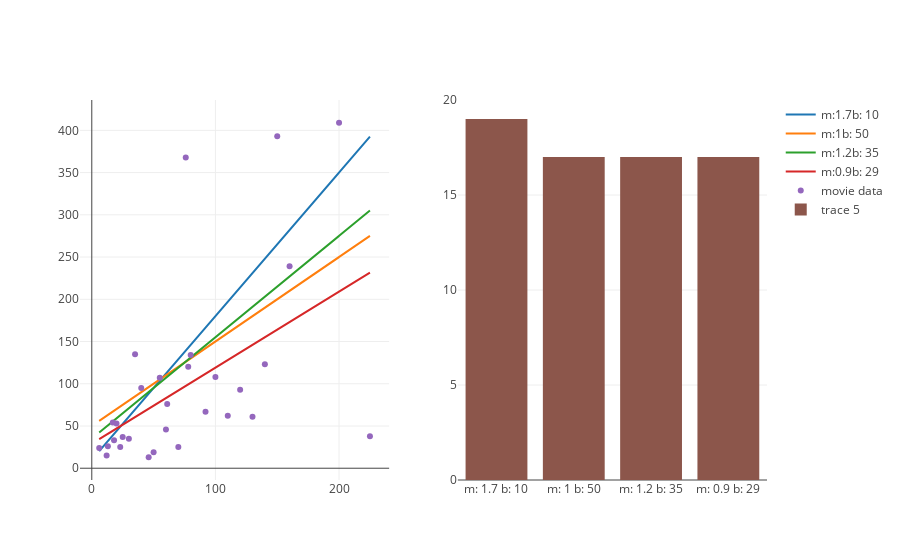

Write notebook code for a chart like this one.
### Code cell
### add more regression lines here, by adding new elements to the list
regression_lines = [(1.7, 10), (1, 50), (1.2, 35), (.9, 29)]

if x_values and y_values:
    regression_traces = list(map(lambda line: m_b_trace(line[0], line[1], x_values, name='m:' + str(line[0]) + 'b: ' + str(line[1])), regression_lines))

    scatter_trace = trace_values(x_values, y_values, text=titles, name='movie data')
    rmse_calc_trace = trace_rmse(x_values, y_values, regression_lines)

    regression_and_rss(scatter_trace, regression_traces, rmse_calc_trace)

### Figure 1 — Plotly figure (JSON) as saved in the notebook; plotly's stock layout.template omitted (floating-point values rounded to 4 significant figures)
{"data": [{"mode": "lines", "name": "m:1.7b: 10", "type": "scatter", "uid": "e23b8566-b9ec-11e9-bb22-db9fb0e6e710", "x": [13, 46, 20, 61, 40, 225, 92, 12, 130, 25, 50, 18, 55, 30, 78, 76, 6, 120, 110, 100, 70, 17, 160, 150, 140, 60, 80, 23, 35, 200], "xaxis": "x", "y": [32.1, 88.2, 44, 113.7, 78, 392.5, 166.4, 30.4, 231, 52.5, 95, 40.6, 103.5, 61, 142.6, 139.2, 20.2, 214, 197, 180, 129, 38.9, 282, 265, 248, 112, 146, 49.1, 69.5, 350], "yaxis": "y"}, {"mode": "lines", "name": "m:1b: 50", "type": "scatter", "uid": "e23c0ea0-b9ec-11e9-bb22-db9fb0e6e710", "x": [13, 46, 20, 61, 40, 225, 92, 12, 130, 25, 50, 18, 55, 30, 78, 76, 6, 120, 110, 100, 70, 17, 160, 150, 140, 60, 80, 23, 35, 200], "xaxis": "x", "y": [63, 96, 70, 111, 90, 275, 142, 62, 180, 75, 100, 68, 105, 80, 128, 126, 56, 170, 160, 150, 120, 67, 210, 200, 190, 110, 130, 73, 85, 250], "yaxis": "y"}, {"mode": "lines", "name": "m:1.2b: 35", "type": "scatter", "uid": "e23c9212-b9ec-11e9-bb22-db9fb0e6e710", "x": [13, 46, 20, 61, 40, 225, 92, 12, 130, 25, 50, 18, 55, 30, 78, 76, 6, 120, 110, 100, 70, 17, 160, 150, 140, 60, 80, 23, 35, 200], "xaxis": "x", "y": [50.6, 90.2, 59, 108.2, 83, 305, 145.4, 49.4, 191, 65, 95, 56.6, 101, 71, 128.6, 126.2, 42.2, 179, 167, 155, 119, 55.4, 227, 215, 203, 107, 131, 62.6, 77, 275], "yaxis": "y"}, {"mode": "lines", "name": "m:0.9b: 29", "type": "scatter", "uid": "e23d1732-b9ec-11e9-bb22-db9fb0e6e710", "x": [13, 46, 20, 61, 40, 225, 92, 12, 130, 25, 50, 18, 55, 30, 78, 76, 6, 120, 110, 100, 70, 17, 160, 150, 140, 60, 80, 23, 35, 200], "xaxis": "x", "y": [40.7, 70.4, 47, 83.9, 65, 231.5, 111.8, 39.8, 146, 51.5, 74, 45.2, 78.5, 56, 99.2, 97.4, 34.4, 137, 128, 119, 92, 44.3, 173, 164, 155, 83, 101, 49.7, 60.5, 209], "yaxis": "y"}, {"mode": "markers", "name": "movie data", "text": ["21 &amp; Over", "Dredd 3D", "12 Years a Slave", "2 Guns", "42", "47 Ronin", "A Good Day to Die Hard", "About Time", "After Earth", "August: Osage County", "Beautiful Creatures", "Blue Jasmine", "Captain Phillips", "Carrie", "Cloudy with a Chance of Meatballs 2", "Despicable Me 2", "Don Jon", "Elysium", "Ender&#39;s Game", "Epic", "Escape Plan", "Evil Dead", "Fast and Furious 6", "Frozen", "G.I. Joe: Retaliation", "Gangster Squad", "Grown Ups", "Her", "Identity Thief", "Iron Man 3"], "type": "scatter", "uid": "e23db516-b9ec-11e9-bb22-db9fb0e6e710", "x": [13, 46, 20, 61, 40, 225, 92, 12, 130, 25, 50, 18, 55, 30, 78, 76, 6, 120, 110, 100, 70, 17, 160, 150, 140, 60, 80, 23, 35, 200], "xaxis": "x", "y": [26, 13, 53, 76, 95, 38, 67, 15, 61, 37, 19, 33, 107, 35, 120, 368, 24, 93, 62, 108, 25, 54, 239, 393, 123, 46, 134, 25, 135, 409], "yaxis": "y"}, {"type": "bar", "uid": "e23e3ed2-b9ec-11e9-bb22-db9fb0e6e710", "x": ["m: 1.7 b: 10", "m: 1 b: 50", "m: 1.2 b: 35", "m: 0.9 b: 29"], "xaxis": "x2", "y": [19, 17, 17, 17], "yaxis": "y2"}], "layout": {"xaxis": {"anchor": "y", "domain": [0, 0.45]}, "xaxis2": {"anchor": "y2", "domain": [0.55, 1]}, "yaxis": {"anchor": "x", "domain": [0, 1]}, "yaxis2": {"anchor": "x2", "domain": [0, 1]}}}
